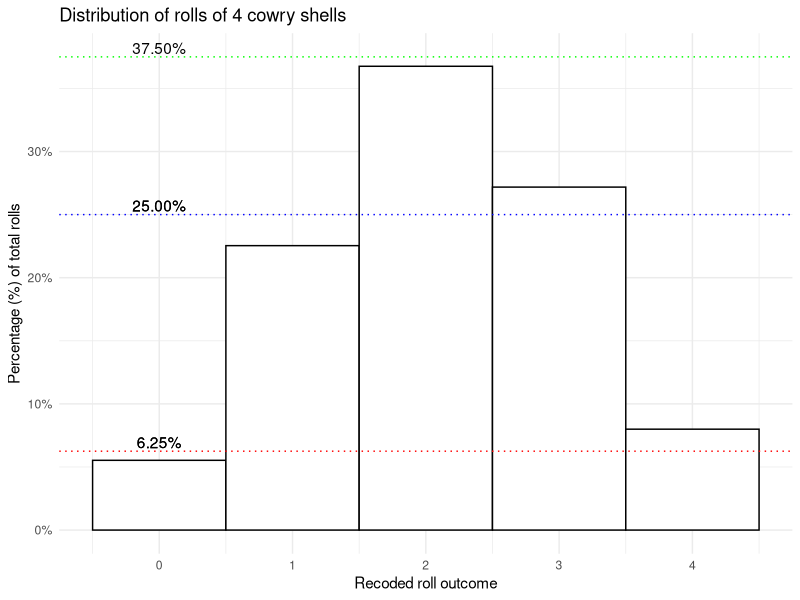

The R script that drew this image:
## ---- chunk 1
knitr::opts_chunk$set(echo = TRUE)
library(stringr)
library(ggplot2)
library(knitr)
library(tidyverse)
library(formattable)
## ---- chunk 2
dice_outcomes <- data.frame(outcomes = c(1, 2, 3, 4, 8), 
                            occurence = c("1 shell flat-side up", 
                                      "2 shells flat-side up", 
                                      "3 shells flat-side up", 
                                      "4 shells flat-side up", 
                                      "0 shells flat-side up"))
kable(dice_outcomes, col.names = c("Outcome", "Occurs when"), align = "cl")
## ---- chunk 3
# Table of expected
exp_out <-  0:4
exp_prop <- c(.0625, .25, .375, .25, .0625)
              
expected <- data.frame(outcomes = exp_out, 
                       proportions = exp_prop)

kable(expected, col.names = c("x", "$P(X = x)$"))

## ---- chunk 4
ac_raw <- readLines("ac_raw.txt")

# Create ac.text by spacing out raw data and read into dataframe
# write(as.numeric(unlist(strsplit(ac_raw, ""))), file = "ac.txt", ncolumns = 1)
# ac <- read.csv(file = "ac.txt", sep = " ", col.names = "rolls", header = F)

# Space out data and read into dataframe
ac <- data.frame(rolls = as.numeric(unlist(strsplit(ac_raw, ""))))

# Get total observations
bign <- nrow(ac)
## ---- chunk 5
# Recode "8" as "0"
ac$recoded_rolls <- ifelse(ac$rolls == 8, 0, ac$rolls)

# Table of results
actable <- table(ac$recoded_rolls)
acprop <- prop.table(actable)
actotal <- cbind(addmargins(actable), addmargins(round(acprop, 4)))
kable(actotal, col.names = c("Frequency", "Proportion"))
## ---- chunk 6
# Get percent labels from exp_prop
lexp_prop <- percent(exp_prop)

# Plot frequency distribution
propac <- prop.table(table(ac$recoded_rolls))
ggplot(ac, aes(x = recoded_rolls)) + 
  geom_histogram(aes(y = after_stat(count / sum(count))), 
                 bins = 5, 
                 color = "black", 
                 fill = "white") + 
  scale_y_continuous(labels = scales::percent) + 
  labs(title = "Distribution of rolls of 4 cowry shells", 
       x = "Recoded roll outcome", 
       y = "Percentage (%) of total rolls") + 
  geom_hline(yintercept = lexp_prop[1], linetype = "dotted", col = "red") + 
  geom_hline(yintercept = lexp_prop[2], linetype = "dotted", col = "blue") +
  geom_hline(yintercept = lexp_prop[3], linetype = "dotted", col = "green") +
  annotate("text", y = lexp_prop, x = 0, label = lexp_prop, vjust = -.25) + 
  theme_minimal()

## ---- chunk 7
# Get actual frequencies from actable
act_freq <- as.vector(actable)

# Recall expected proportion values can be found in the vector exp_prop

# Conduct chi-square test
ct <- chisq.test(act_freq, p = exp_prop)

ct
## ---- chunk 8
# Calculate total number of successes (flat-side up); separate EACH cowry shell
ind_succ <- sum(ac$recoded_rolls)

# Calculate total number of individual cowry shell rolls
ind_total <- bign * 4

# Calculate 95% confidence interval
ind_test <- prop.test(x = ind_succ, n = ind_total, conf.level = .95, correct = T)

ind_test$conf.int
